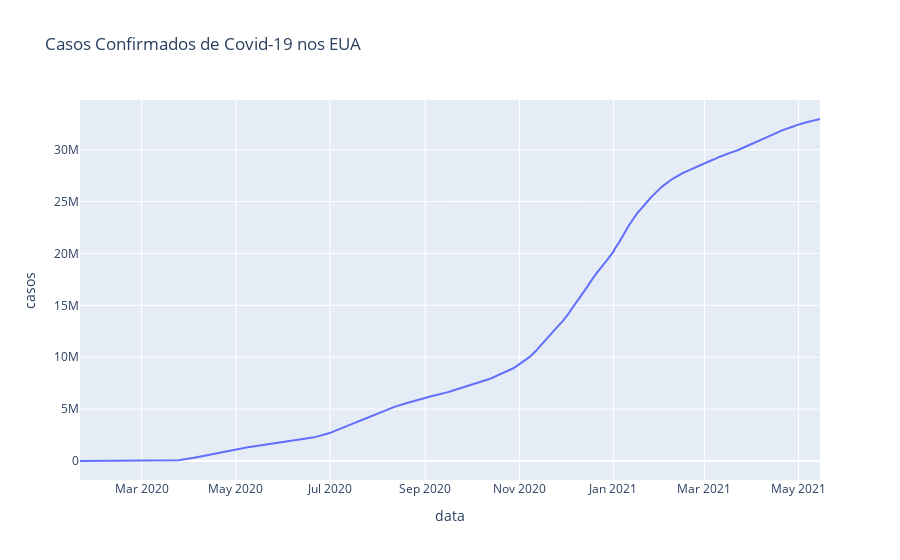

Notebook cell for this chart:
### Markdown cell above
## Visualização dos Dados

### Code cell
# Vamos visualizar os casos, durante toda a pandemia em um gráfico
px.line(database, 'data', 'casos', title='Casos Confirmados de Covid-19 nos EUA')

### Figure 1 — Plotly figure (JSON) as saved in the notebook; plotly's stock layout.template omitted (floating-point values rounded to 4 significant figures; data arrays with more than 128 entries replaced by an {"elided": "..."} marker saying what was removed)
{"data": [{"hovertemplate": "data=%{x}<br>casos=%{y}<extra></extra>", "legendgroup": "", "line": {"color": "#636efa", "dash": "solid"}, "mode": "lines", "name": "", "orientation": "v", "showlegend": false, "type": "scatter", "x": {"elided": "481 str values"}, "xaxis": "x", "y": {"elided": "481 int values"}, "yaxis": "y"}], "layout": {"legend": {"tracegroupgap": 0}, "title": {"text": "Casos Confirmados de Covid-19 nos EUA"}, "xaxis": {"anchor": "y", "domain": [0, 1], "title": {"text": "data"}}, "yaxis": {"anchor": "x", "domain": [0, 1], "title": {"text": "casos"}}}}
